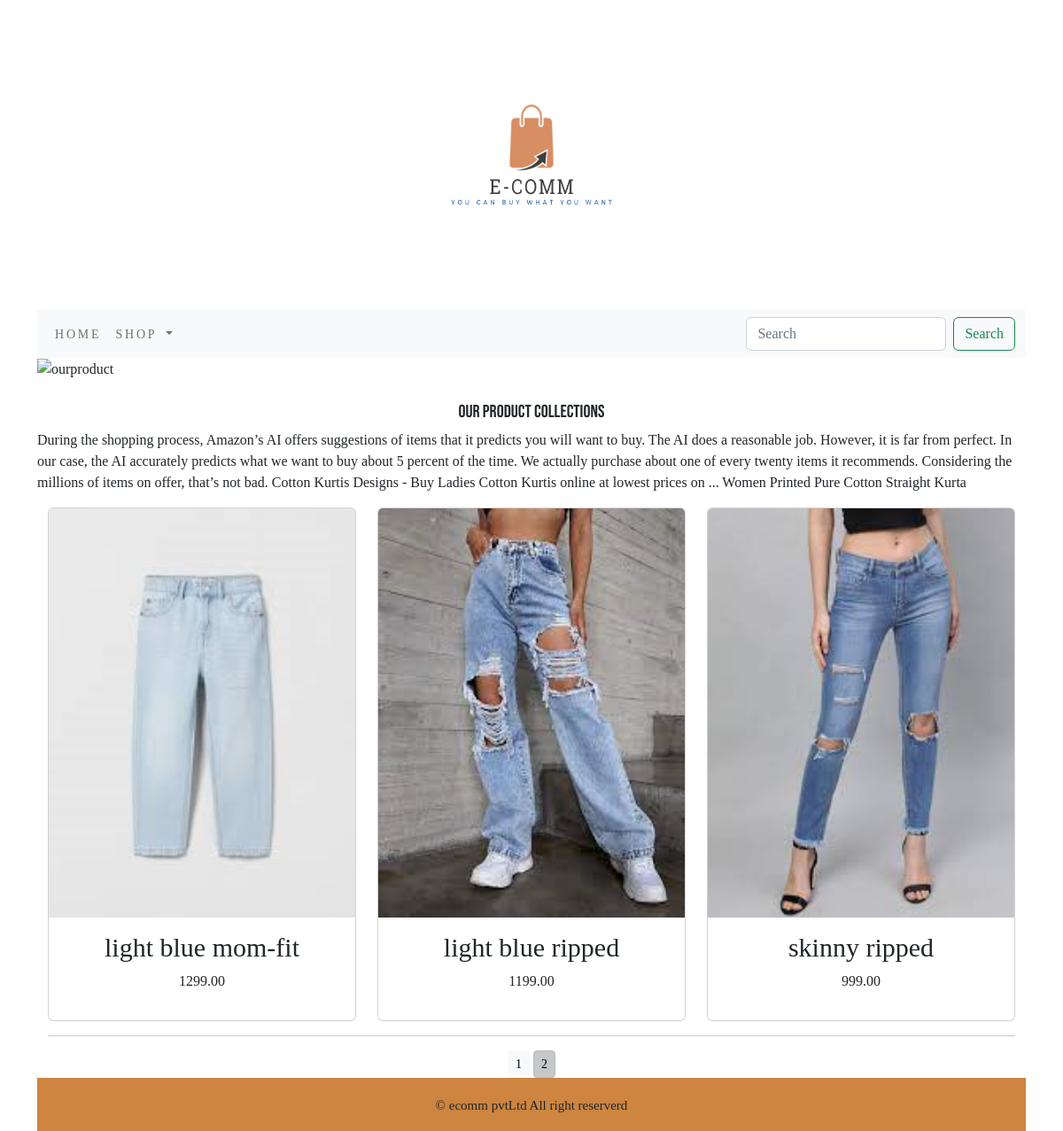
The app's page /ecommerceapp/?page=2 with its own data.
### ecommerceapp/models.py (models this page shows, shortened)
class Product(models.Model):
    name=models.CharField(max_length=250,unique=True)
    slug = models.SlugField(max_length=250, unique=True)
    description=models.TextField(blank=True)
    price=models.DecimalField(max_digits=10,decimal_places=2)
    category=models.ForeignKey(Category, on_delete=models.CASCADE)
    image=models.ImageField(upload_to='product',blank=True)
    stock=models.IntegerField()
    available=models.BooleanField(default=True)
    created=models.DateTimeField(auto_now_add=True)
    updated=models.DateTimeField(auto_now=True)
    def get_url(self):
        return reverse('ecommerceapp:prodCatdetail',args=[self.category.slug, self.slug])
    class Meta:
        ordering = ('name',)
        verbose_name = 'product'
        verbose_name_plural = 'products'

### ecommerceapp/views.py (the view)
# urls.py: path('', views.allProductCat, name='allProductCat'),
def allProductCat(request,c_slug=None):
    c_page=None
    products_list=None
    if c_slug!=None:
        c_page=get_object_or_404(Category,slug=c_slug)
        products_list=Product.objects.all().filter(category=c_page,available=True)
    else:
        products_list=Product.objects.all().filter(available=True)
    paginator=Paginator(products_list,6)
    try:
        page=int(request.GET.get('page','1'))
    except:
        page=1
    try:
        products=paginator.page(page)
    except (EmptyPage,InvalidPage):
        products=paginator.page((paginator.num_pages))
    return render(request,'category.html',{'category':c_page, 'products':products})

### cart/context_processors.py (called while the page is built)
def counter(request):
    item_count=0
    if 'admin' in request.path:
        return {}
    else:
        try:
            cart=Cart.objects.filter(cart_id=_cart_id(request))
            cart_items=CartItem.objects.all().filter(cart=cart[:1])
            for cart_item in cart_items:
                item_count += cart_item.quantity
        except Cart.DoesNotExist:
            item_count=0
    return dict(item_count=item_count)

### cart/views.py (called while the page is built)
def _cart_id(request):
    cart=request.session.session_key
    if not cart:
        cart=request.session.create()
    return cart

### ecommerceapp/context_processors.py (called while the page is built)
def menu_links(request):
    links=Category.objects.all()
    return dict(links=links)

### ecommerceapp/models.py (called while the page is built)
    def get_url(self):
        return reverse('ecommerceapp:products_by_category', args=[self.slug])

### templates/category.html (shortened to what this page needs)
{% extends 'base.html' %}
{% load static %}
{% block content %}
<div class="mx_auto">
    {% if category %}
        <img class="my_image" src="{{category.image.url}}" alt="{{category.name}}">
</div>
<br>
<div>
        <h1 class="text-center my_name">{{category.name}}</h1>
        <p class="text-justify">{{category.description}}</p>
</div>
    {% else %}
    <div>
        <img class="my_image my_image_padding" src="{% static 'img/banner4.png' %}" alt="ourproduct" width="100%" height="500">
    </div>
    <br>
    <div>
        <h1 class="text-center my_name">our product collections</h1>
        <p class="text-justify">During the shopping process, Amazon’s AI offers suggestions of items that it predicts you will want to buy. The AI does a reasonable job. However, it is far from perfect. In our case, the AI accurately predicts what we want to buy about 5 percent of the time. We actually purchase about one of every twenty items it recommends. Considering the millions of items on offer, that’s not bad. Cotton Kurtis Designs - Buy Ladies Cotton Kurtis online at lowest prices on ... Women Printed Pure Cotton Straight Kurta</p>
    </div>
    {% endif %}
    <div class="container">
        <div class="row mx_auto">
            {% for product in products.object_list %}
            <div class="my_bottom_margin col-9 col-sm-12 col-md-4 col-md-12 col-lg-4">
                <div class="card text-center" style="">
                <a href="{{product.get_url}}"><img class="card-img-top my_image img-fluid" src="{{product.image.url}}" alt="{{product.name}}"></a>
                <div class="card-body">
                    <h4>{{product.name}}</h4>
                    <p>{{product.price}}</p>
                </div>
            </div>
        </div>
            {% endfor %}
            <div class="mx_auto">
                {% if products.paginator.num_pages > 1 %}
                <hr>
                <div class="text-center">
                    {% for pg in products.paginator.page_range %}
                    <a href="?page={{pg}}" class="btn btn-light btn-sm {% if products.number == pg %} active {% endif %}">{{pg}}</a>
                    {% endfor %}
                </div>
                {% endif %}
            </div>
    </div>
</div>
{% endblock %}

### static/css/custom.css (style rules this page uses)
body { font-family: 'Arvo', serif; }
.my_image { width: 100%; height: 50%; object-fit: contain; }
.my_name { font-family: 'Bebas Neue', sans-serif; font-size:20px; text-transform: uppercase; }
.card-body h4 { font-size:30px; test-transform: uppercase; }

### records on screen
Product: image (picture), name "light blue mom-fit", price "1299.00"
Product: image (picture), name "light blue ripped", price "1199.00"
Product: image (picture), name "skinny ripped", price "999.00"

### other values on screen
{{ pg }} "1" "2"
